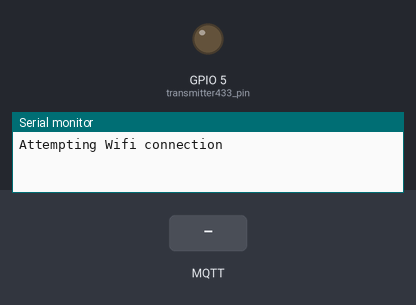
Bench run of a program on a simulated ESP8266 (NodeMCU). On the bench: output pins drawn as LEDs (lit = HIGH), the last lines printed to the serial monitor. The inputs (shaded band) are chosen by the test bench. WiFi joins after 1.5 s; servers stay silent unless stated; no MQTT or app messages arrive unless stated.

Above: at 2.7 s.
2.8 s: MQTT message "on" arrives on the first subscribed topic
At 4.01 s:
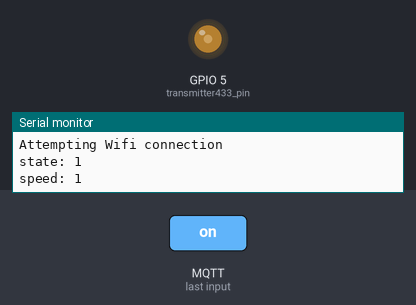
5.8 s: MQTT message "2" arrives on the second subscribed topic
At 8.7 s:
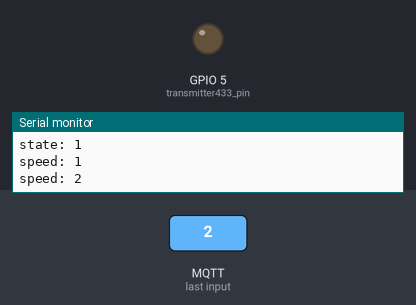
Timing chart, 0 to 10.2 s (numbered marks = the images above; inputs shaded):
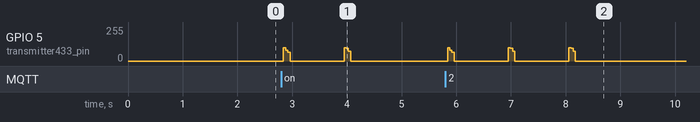

Measured:
- after the input at 2.8 s, GPIO 5 (transmitter433_pin): ramps from 100/255 to 0/255 and jumps back, once every 1.1 s
- after the input at 5.8 s, GPIO 5 (transmitter433_pin): ramps from 100/255 to 0/255 and jumps back, once every 1.1 s

The program:

main.cpp
```cpp
#include <Arduino.h>
#include <HardwareSerial.h>
#include <HADevice.h>
#include <HAMqtt.h>
#include <ArduinoOTA.h>
#include <wenfilter.h>
#include <ESP8266mDNS.h>
#include "HAFan.h"

const char * mDNSname= "wenfiltercontroller";
const char * deviceId = "wenfilter-controller-1";
const char * entityPrefix = "wfc1";
const char * ssid = "WaitingOnComcast";
const char * pwd = "1594N2640W";
const char * mqtt_host = "tiltpi.equationoftime.tech";
const char * graylog_host = "dockervm";

const int WDT_TIMEOUT = 5;

WiFiClient client;
HADevice device(deviceId);
HAMqtt mqtt(client, device);

const int transmitter433_pin = 5;
WenFilter wenAirFilterDevice (transmitter433_pin);
HAFan * wenAirFilter = new HAFan("wec1_wen_filter", HAFan::SpeedsFeature);

void setup(){

    Serial.begin(115200);

    while (!Serial) { // needed to keep leonardo/micro from starting too fast!
        delay(10);
    }
    WiFi.setAutoReconnect(true);

    //TODO: A webportal to configure wifi stuff would be awesome.
    //TODO: Save logs to internal memory for recovery
    do{
        Serial.println("Attempting Wifi connection");
        WiFi.begin(ssid, pwd);
    } while (WiFi.waitForConnectResult() != WL_CONNECTED);

//    auto address = MDNS.queryHost(graylog_host);
//    if (((uint32_t)address) == 0)
//    {
//        Serial.printf("Query for %s failed\n", graylog_host);
//    }
//    else
//    {
//    }

    device.enableSharedAvailability();
    device.setAvailability(true);

    device.setName("Workshop Controller");
    device.setSoftwareVersion("1.0.0");
    device.enableLastWill();

    //configure air filter radio
    wenAirFilter->setAvailability(true);
    wenAirFilter->setName("WEN Air Filter");
    //I tried to set this to 0, because a 0 speed makes sense to be "off". But the underlying calculation uses a log10() which returns -1... causing off by one errors in the json serialization... causing frequent diconnects from the mqtt server
    wenAirFilter->setSpeedRangeMin(1);
    wenAirFilter->setSpeedRangeMax(3);
    wenAirFilter->onSpeedChanged([](uint16_t speed) {
        Serial.write("speed: ");
        Serial.println(speed);
       switch(speed){
           default:
               wenAirFilter->setState(false);
               wenAirFilterDevice.setOffClear();
               break;
           case 1:
               wenAirFilter->setState(true);
               wenAirFilterDevice.setOnState(WenFilterSpeed::Low, WenFilterTime::None);
               break;
           case 2:
               wenAirFilter->setState(true);
               wenAirFilterDevice.setOnState(WenFilterSpeed::Medium, WenFilterTime::None);
               break;
           case 3:
               wenAirFilter->setState(true);
               wenAirFilterDevice.setOnState(WenFilterSpeed::High, WenFilterTime::None);
               break;
       }
    });

    wenAirFilter->onStateChanged([](bool state) {
        Serial.write("state: ");
        Serial.println(state);
        if (state) {
            if (wenAirFilter->getSpeed() == 0)
               wenAirFilter->setSpeed(1);
        } else {
            if (wenAirFilter->getSpeed() > 0)
                wenAirFilter->setSpeed(0);
        }
    });

    wenAirFilterDevice.begin();

    mqtt.begin(mqtt_host,1883);

    while (!mqtt.isConnected())
    {
        mqtt.loop();
    }

    MDNS.begin(mDNSname);
}

void loop(){

    mqtt.loop();
    ArduinoOTA.handle();

}
```
